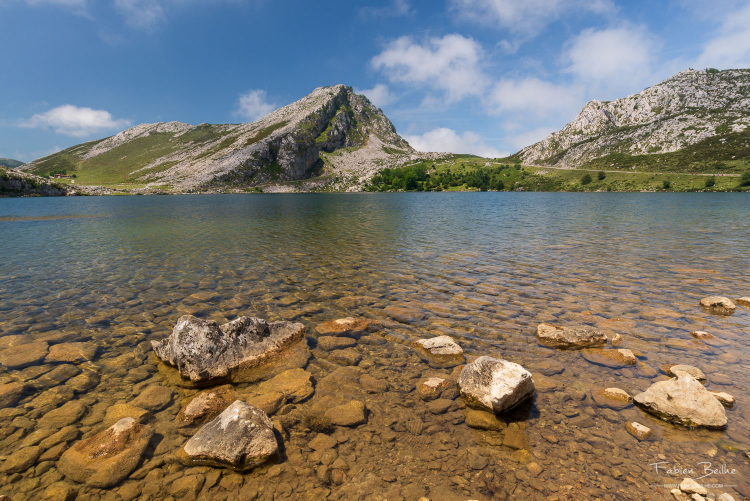
#> input picture image_src.jpg, 1500 x 1001 px (shown at 1/2 size)
$ python main.py
#> lines starting #> are read from the running program, lines starting #| are printed output that depends on the picture
### functions.py
from PIL import Image, ImageFilter, ImageOps
from art import tprint
import cv2
import numpy as np
from logger import log
import os


def is_valid_image_path(img_path):
    # Liste des extensions courantes de fichiers image
    extensions_valides = ['.jpg', '.jpeg', '.png', '.gif', '.bmp']

    # Vérifie si le chemin est un fichier et a une extension d'image valide
    return os.path.isfile(img_path) and any(img_path.lower().endswith(ext) for ext in extensions_valides)


def image_import():
    while True:
        img_path = input("\n\nEntrez le chemin de l'image que vous souhaitez modifier : ")
#> the answer given: image_src.jpg

        if is_valid_image_path(img_path):
            try:
                image = Image.open(img_path)
#> image is the input picture: PIL image 1500x1001 RGB; mean R, G, B 121.8, 117.6, 108.3
                return image
            except Exception as e:
                print(f"Erreur lors de l'ouverture de l'image : {e}")
        else:
            print("\nLe chemin d'image n'est pas valide. Veuillez entrer un chemin d'image correct.")


def print_menu(image):
    log("Affichage du menu")
#> the answer given: 1
    tprint("Menu")

    if image:
        print_second_menu()
    else:
        print("Veuillez charger une image avant d'afficher le menu.")


def print_second_menu():
    print("1. Noir et Blanc")
    print("2. Flou")
    print("3. Dilatation")
    print("4. Rotation")
    print("5. Redimensionnement")
    print("6. Texte")
    print("7. Aquarelle")
    print("8. Tous les filtres")
    print("9. GIF")
    print("0. Quitter\n")


def gray_filter(image, save_result=True):
#> called with save_result = True
    log("Conversion en Noir et Blanc")

    gray_img = image.convert("L")
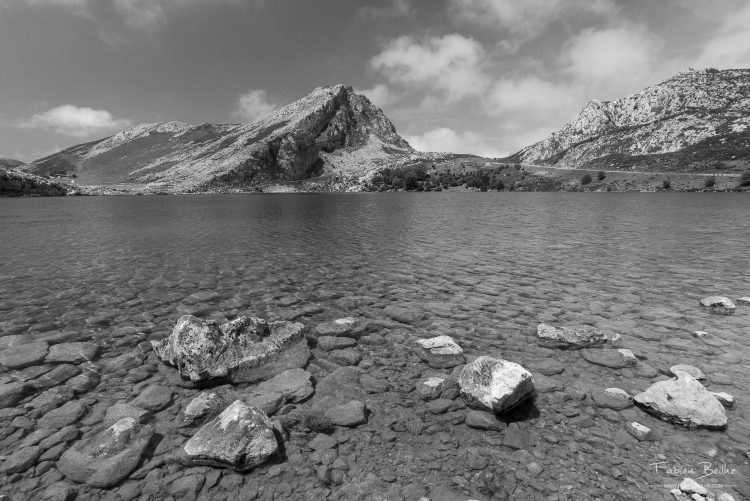
#> gray_img: PIL image 1500x1001 L (shown at 1/2 size); min 0, max 254, mean 117.8

    if save_result:
        new_img_path = "/Users/coding/Python_Image2/Images_finales/gray.jpg"
        new_img_name = "gray.jpg"

        gray_img.save(new_img_path)

        # Affiche un message indiquant que la conversion a été appliquée et où le nouveau fichier est enregistré
        print("\nConversion en Noir et Blanc appliquée.\n\nEnregistré sous le nom de : ", new_img_name, "\nSon chemin est :", new_img_path)
    else:
        # Si save_result est False, la fonction retourne simplement l'image en noir et blanc sans l'enregistrer
        return gray_img


# [292 lines left out: functions blur_filter, dilate_filter, rotation, resize_image, message, watercolor_filter and 2 more, not called in this run]

### logger.py
from datetime import datetime

def log(message):
    timestamp = datetime.now().strftime("[%Y-%m-%d %H:%M:%S]")
    formatted_message = f"{timestamp} {message}"

    with open("project.log", "a") as log_file:
        log_file.write(formatted_message + "\n")

### main.py
from functions import *
from logger import log
import os

print("\nLa CLI doit être rédigé sous la forme suivante :\n\nfileText.py --filters “filter_name&filter_name:filter_value” --i img_source_folder --o img_destination_folder/\n\nVoici la liste des fonctions que vous pouvez utiliser :\n\ngray_filter : appliquer un filtre noir et blanc \nblur_filter : appliquer un effet de flou \ndilate_filter : permet de dilater l'image \nrotation : appliquer une rotation selon le degré souhaité \nrezise_image : permet de redimentionner l'image \nmessage : afficher un message sur l'image \nwatercolor_filter : appliquer un filtre aquarelle \ncreate_gif : transformer l'image en GIF")


if __name__ == "__main__":
    while True:
        print("")

#> (the run stopped early here; a loop or call above may not have finished)
